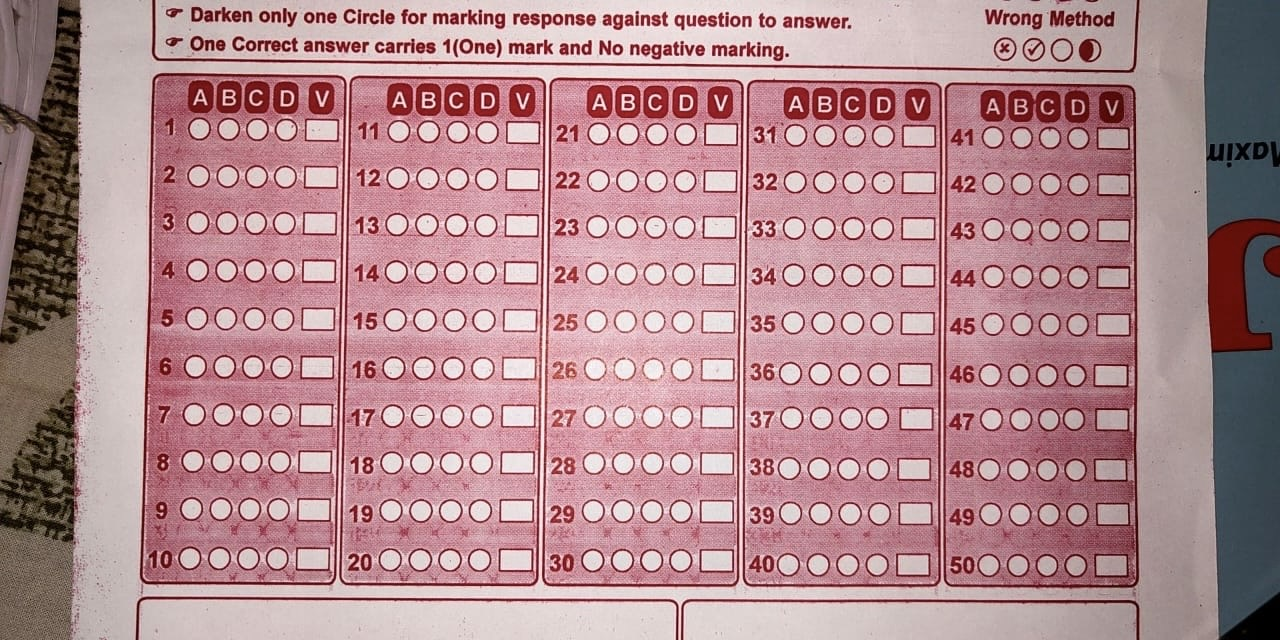
#> input picture input/c218b7fd-a9cb-4b1b-aec4-07af3ebe201a.jpeg, 1280 x 640 px, found by its file name
$ python z.py
#> lines starting #> are read from the running program, lines starting #| are printed output that depends on the picture; after the words box and inside, x2 and y2 are one past the last pixel; in counts of white or black regions, pixels touching at a corner belong together
import cv2
import numpy as np

# === Utilities ===

def order_points(pts):
    """Order points: top-left, top-right, bottom-right, bottom-left."""
    rect = np.zeros((4, 2), dtype="float32")
    s = pts.sum(axis=1)
    rect[0] = pts[np.argmin(s)]  # Top-left
    rect[2] = pts[np.argmax(s)]  # Bottom-right

    diff = np.diff(pts, axis=1)
    rect[1] = pts[np.argmin(diff)]  # Top-right
    rect[3] = pts[np.argmax(diff)]  # Bottom-left
    return rect

def four_point_transform(image, pts):
    """Apply perspective warp."""
    rect = order_points(pts)
    (tl, tr, br, bl) = rect

    widthA = np.linalg.norm(br - bl)
    widthB = np.linalg.norm(tr - tl)
    maxWidth = max(int(widthA), int(widthB))

    heightA = np.linalg.norm(tr - br)
    heightB = np.linalg.norm(tl - bl)
    maxHeight = max(int(heightA), int(heightB))

    dst = np.array([
        [0, 0],
        [maxWidth - 1, 0],
        [maxWidth - 1, maxHeight - 1],
        [0, maxHeight - 1]], dtype="float32")

    M = cv2.getPerspectiveTransform(rect, dst)
    warped = cv2.warpPerspective(image, M, (maxWidth, maxHeight))

    return warped

# === Step 1: Read and preprocess ===

# Use your uploaded image
image_path = '/mnt/data/c218b7fd-a9cb-4b1b-aec4-07af3ebe201a.jpeg'  # Your uploaded file path
image = cv2.imread(image_path)
#> image is the input picture: shape (640, 1280, 3); mean B, G, R 144, 139, 178.9
image = cv2.resize(image, (1200, 550))  # Resize for faster processing
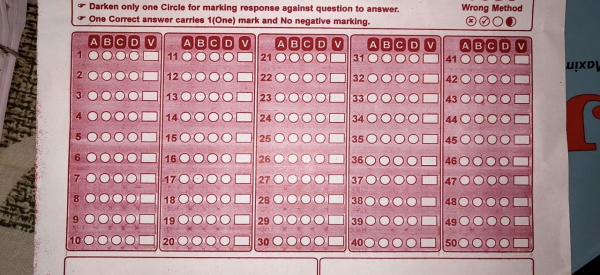
#> image: shape (550, 1200, 3) (shown at 1/2 size); mean B, G, R 143.9, 138.9, 178.8
original = image.copy()

gray = cv2.cvtColor(image, cv2.COLOR_BGR2GRAY)
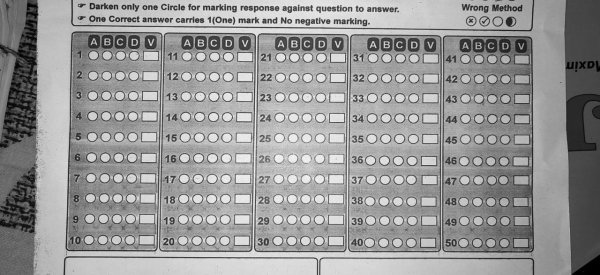
#> gray: shape (550, 1200) (shown at 1/2 size); min 0, max 250, mean 151.4
blurred = cv2.GaussianBlur(gray, (5, 5), 0)
thresh = cv2.adaptiveThreshold(blurred, 255, cv2.ADAPTIVE_THRESH_GAUSSIAN_C,
                                cv2.THRESH_BINARY_INV, 27, 5)
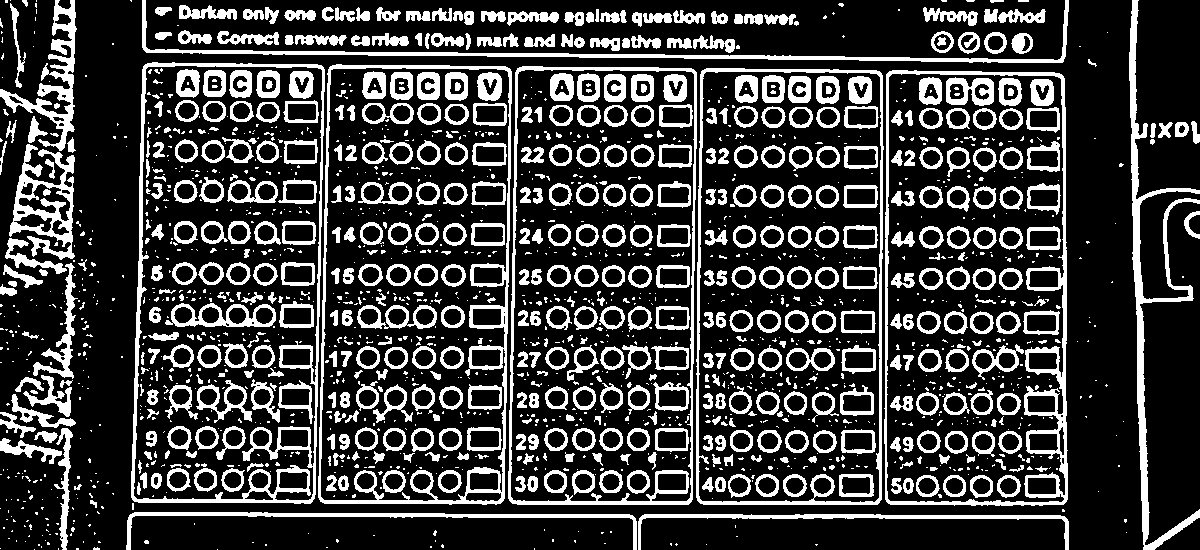
#> thresh: shape (550, 1200); 23.4% white; 1852 white regions (1260 under 20 px)

# Find contours
contours, _ = cv2.findContours(thresh, cv2.RETR_EXTERNAL, cv2.CHAIN_APPROX_SIMPLE)
#> contours = 352 contours, 259 with area under 20; largest, box (x1, y1, x2, y2) and area: (318, 64, 512, 505) 80798, (131, 62, 325, 504) 79922, (696, 68, 884, 505) 79912, (508, 66, 697, 505) 79418, (884, 70, 1068, 506) 77954

columns = []

# === Step 2: Detect rectangles ===
for cnt in contours:
    peri = cv2.arcLength(cnt, True)
    approx = cv2.approxPolyDP(cnt, 0.02 * peri, True)
    if len(approx) == 4:  # Only quadrilaterals
        area = cv2.contourArea(cnt)
        x, y, w, h = cv2.boundingRect(approx)
        aspect_ratio = h / float(w) if w != 0 else 0

        # Filter based on size and aspect ratio
        if 20000 < area < 300000 and 1.3 < aspect_ratio < 5.0:
            columns.append(approx.reshape(4, 2))
#> this loop made 352 passes
#> (peri, approx) on passes 1 to 3: (0, [[217, 549]]), (0, [[34, 549]]), (2, [[534, 548], [534, 549]])
#> after the loop, columns = [[[889, 71], [885, 499], [1063, 504], [1064, 78]], [[706, 68], [697, 500], [877, 504], [882, 75]], [[519, 67], [508, 498], [688, 504], [696, 72]], [[332, 65], [318, 497], [500, 503], [511, 71]], [[147, 63], [131, 497], [310, 503], [324, 69]]]

# Sort left to right
columns = sorted(columns, key=lambda c: np.min(c[:, 0]))
#> columns = [[[147, 63], [131, 497], [310, 503], [324, 69]], [[332, 65], [318, 497], [500, 503], [511, 71]], [[519, 67], [508, 498], [688, 504], [696, 72]], [[706, 68], [697, 500], [877, 504], [882, 75]], [[889, 71], [885, 499], [1063, 504], [1064, 78]]]

print(f"Detected {len(columns)} columns.")
#| Detected 5 columns.

# === Step 3: Draw rectangles for visualization ===

visual = original.copy()

for i, points in enumerate(columns):
    points = points.reshape((-1,1,2)).astype(np.int32)
    cv2.polylines(visual, [points], isClosed=True, color=(0,255,0), thickness=5)
    cv2.putText(visual, f"Col {i+1}", tuple(points[0][0]), cv2.FONT_HERSHEY_SIMPLEX, 1, (255,0,0), 2)
#> this loop made 5 passes
#> points on passes 1 to 5: [[147, 63], [131, 497], [310, 503], [324, 69]], [[332, 65], [318, 497], [500, 503], [511, 71]], [[519, 67], [508, 498], [688, 504], [696, 72]], [[706, 68], [697, 500], [877, 504], [882, 75]], [[889, 71], [885, 499], [1063, 504], [1064, 78]]
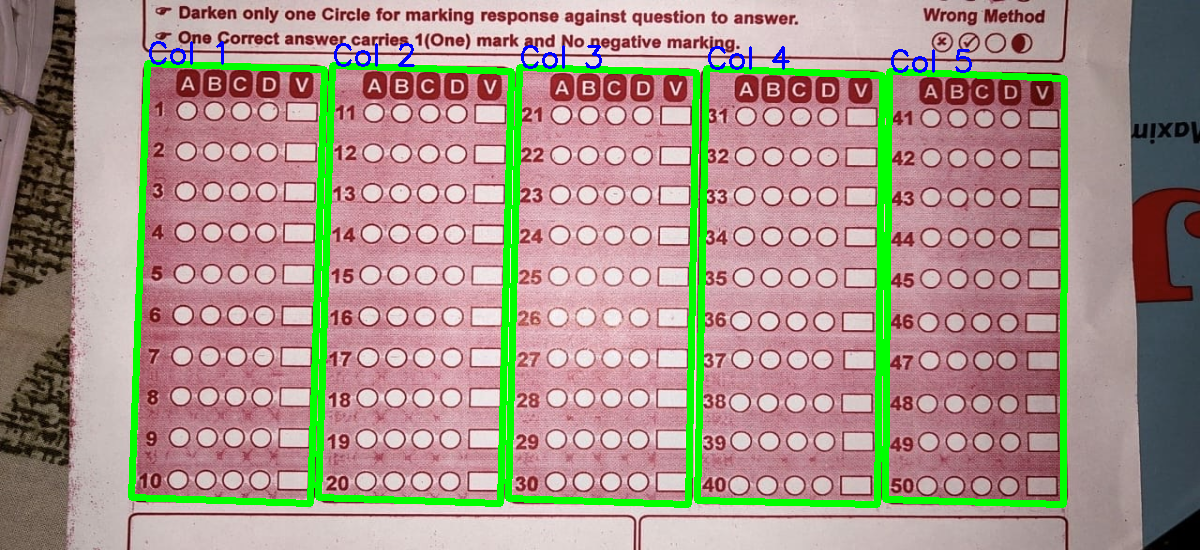
#> visual: shape (550, 1200, 3); 6.74% of pixels changed, all inside (x1, y1, x2, y2) = (128, 41, 1068, 508)

cv2.imwrite("with_rectangles.jpg", visual)
print("Saved visualization with rectangles -> with_rectangles.jpg")

# === Step 4: Warp each column separately ===

for i, corner_points in enumerate(columns):
    warped = four_point_transform(original, corner_points)
    cv2.imwrite(f"column_{i+1}.jpg", warped)
    print(f"Saved warped column -> column_{i+1}.jpg")
#> this loop made 5 passes
#> (corner_points, widthA in four_point_transform, widthB in four_point_transform, maxWidth in four_point_transform, heightA in four_point_transform, heightB in four_point_transform) on passes 1 to 3: ([[147, 63], [131, 497], [310, 503], [324, 69]], 179.1, 177.1, 179, 434.2, 434.3), ([[332, 65], [318, 497], [500, 503], [511, 71]], 182.1, 179.1, 182, 432.1, 432.2), ([[519, 67], [508, 498], [688, 504], [696, 72]], 180.1, 177.1, 180, 432.1, 431.1)
#> (printed output is left out)
#> pass 1, in four_point_transform, `warped = cv2.warpPerspective(image, M, (maxWidth, maxHeight))`:
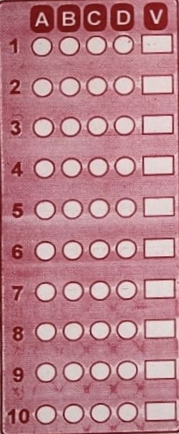
#> warped: shape (434, 179, 3); mean B, G, R 136.7, 127.8, 184.9
#> pass 2, in four_point_transform (call 2), `warped = cv2.warpPerspective(image, M, (maxWidth, maxHeight))`:
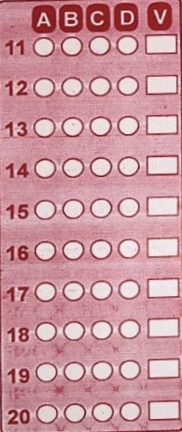
#> warped: shape (432, 182, 3); mean B, G, R 158, 149, 202.7
#> pass 3, in four_point_transform (call 3), `warped = cv2.warpPerspective(image, M, (maxWidth, maxHeight))`:
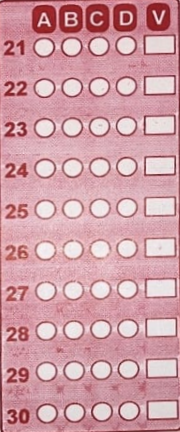
#> warped: shape (432, 180, 3); mean B, G, R 166, 157.6, 208.5

print("\nAll Done! Now you can see the results.")

$ run again, with input/IMG_9841.jpeg copied over input/c218b7fd-a9cb-4b1b-aec4-07af3ebe201a.jpeg
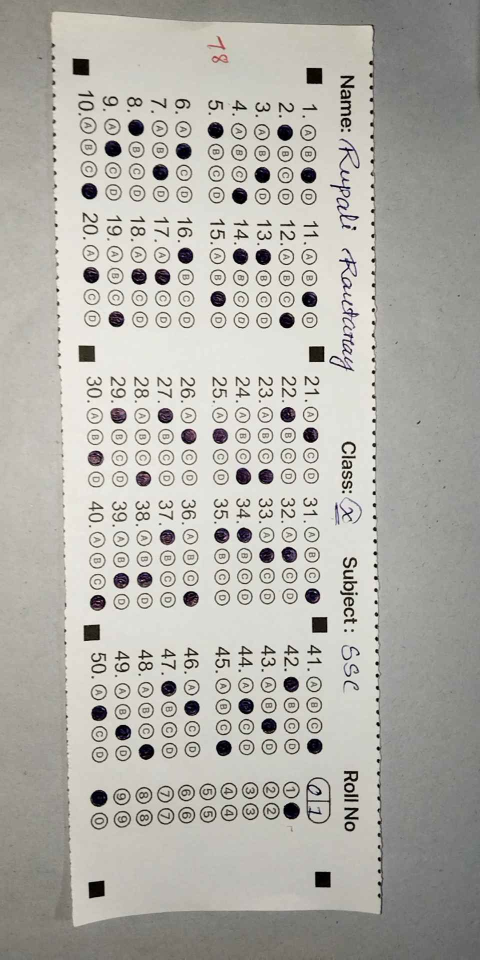
#> input picture input/IMG_9841.jpeg, 960 x 1920 px, found by its file name (shown at 1/2 size)
#> image is the input picture: shape (1920, 960, 3); mean B, G, R 169.4, 176, 178
#> image: shape (550, 1200, 3)
#> `blurred = cv2.GaussianBlur(gray, (5, 5), 0)`:
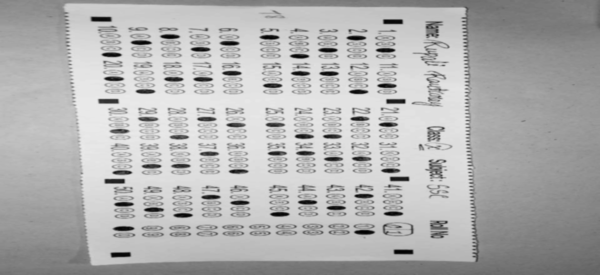
#> blurred: shape (550, 1200) (shown at 1/2 size); min 1, max 237, mean 175.7
#> `thresh = cv2.adaptiveThreshold(blurred, 255, cv2.ADAPTIVE_THRESH_GAUSS..`:
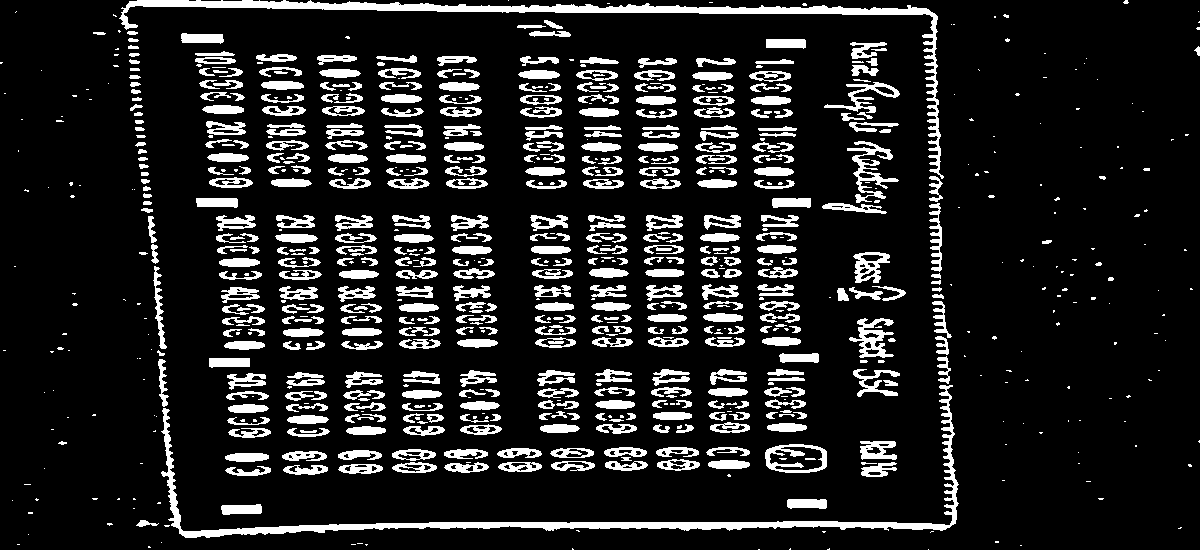
#> thresh: shape (550, 1200); 13.7% white; 835 white regions (325 under 20 px)
#> contours = 829 contours, 382 with area under 20; largest, box (x1, y1, x2, y2) and area: (119, 0, 944, 179) 5668, (161, 385, 959, 538) 5431, (765, 444, 827, 473) 1493, (849, 318, 894, 358) 754, (847, 141, 899, 203) 746
#> the loop `for cnt in contours:` made 829 passes
#> (peri, approx, area, x, y, w, h, aspect_ratio) on pass 24: (95.9, [[261, 512], [260, 504], [221, 506], [223, 514]], 326.5, 221, 504, 41, 11, 0.268)
#> after the loop `for cnt in contours:`: columns = []
#| Detected 0 columns.
